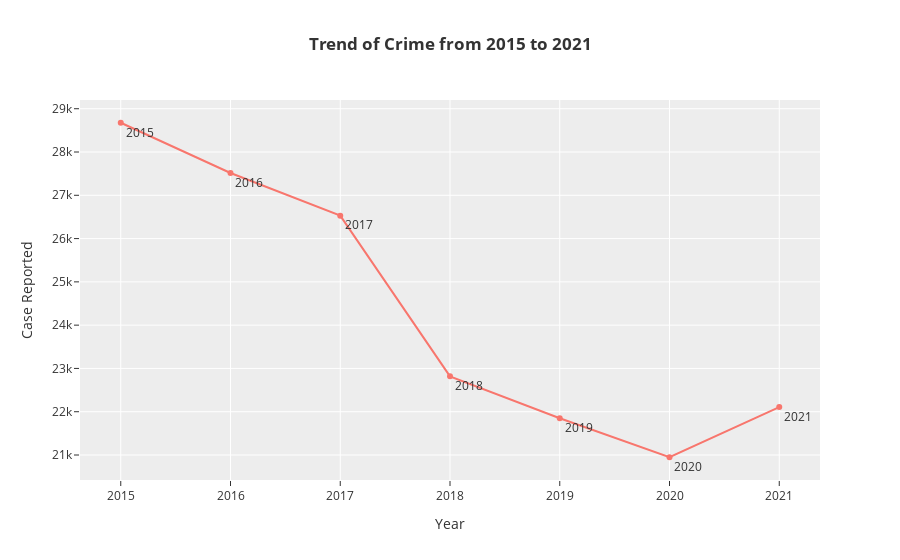

Notebook code for this chart:
### Code cell
data['year'] = data['date'].dt.year
year_wise_trend = data.groupby('year').count().drop(['date', 'quart', 'pdq', 'x', 'y', 'geometry',
       'index_right', 'PDQ', 'NOM_PDQ', 'WKT', 'day_of_week', 'is_weekend'],  
                                                  axis=1).rename({'categorie':"Case Reported"}, axis=1)

data = data.drop('year', 1)

fig = px.line(year_wise_trend.iloc[:-1], 
              x = year_wise_trend.index[:-1],
              y = 'Case Reported',
              labels = {'x': 'Year'},
              text = year_wise_trend.index[:-1],
              title = "<b>Trend of Crime from 2015 to 2021</b>",
              template = 'ggplot2')

fig.update_traces(textposition="bottom right")
fig.show()

### Figure 1 — Plotly figure (JSON) as saved in the notebook; plotly's stock layout.template omitted (floating-point values rounded to 4 significant figures)
{"data": [{"hovertemplate": "Year=%{x}<br>Case Reported=%{y}<br>text=%{text}<extra></extra>", "legendgroup": "", "line": {"color": "#F8766D", "dash": "solid"}, "marker": {"symbol": "circle"}, "mode": "text+lines+markers", "name": "", "orientation": "v", "showlegend": false, "text": [2015, 2016, 2017, 2018, 2019, 2020, 2021], "textposition": "bottom right", "type": "scatter", "x": [2015, 2016, 2017, 2018, 2019, 2020, 2021], "xaxis": "x", "y": [28676, 27515, 26530, 22818, 21848, 20948, 22107], "yaxis": "y"}], "layout": {"legend": {"tracegroupgap": 0}, "title": {"text": "<b>Trend of Crime from 2015 to 2021</b>"}, "xaxis": {"anchor": "y", "domain": [0, 1], "title": {"text": "Year"}}, "yaxis": {"anchor": "x", "domain": [0, 1], "title": {"text": "Case Reported"}}}}
